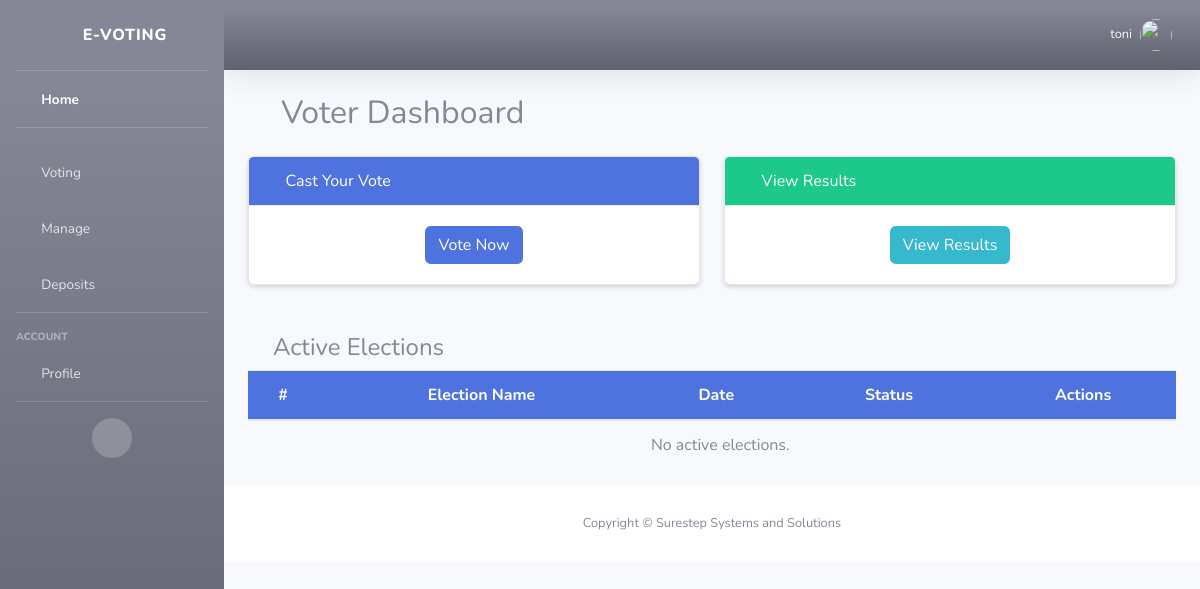
The page /voter_dashboard (signed in) on the database as committed earlier.
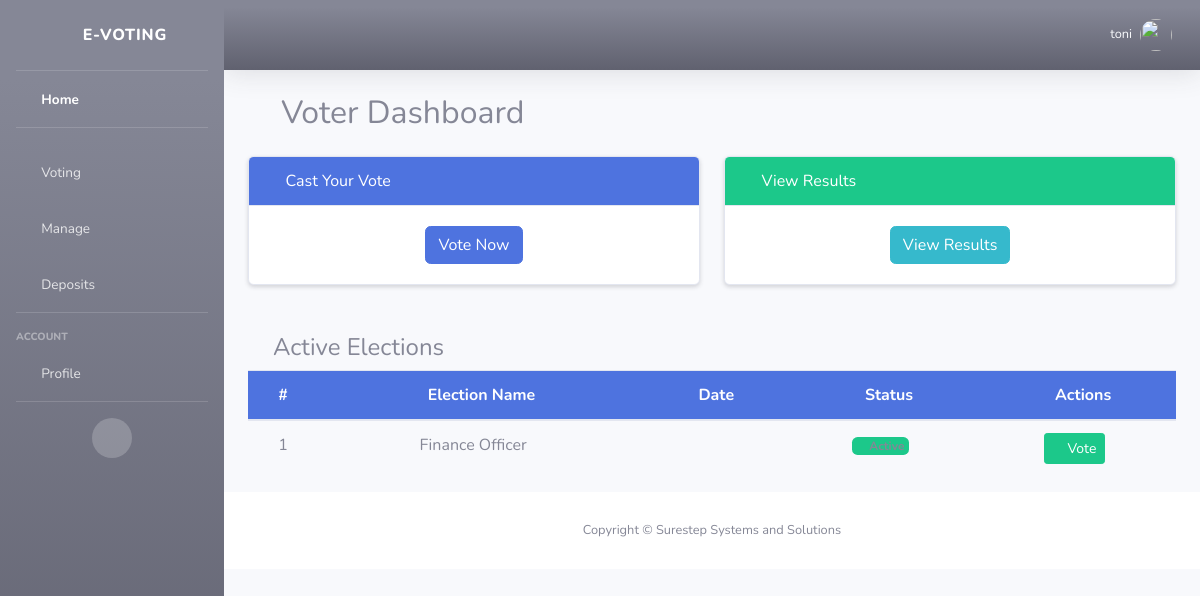
The same page on the database as committed later.
### webapp/models.py (models this page shows, shortened)
class Election(models.Model):
    STATUS_CHOICES = [
        ('pending', 'Pending'),
        ('active', 'Active'),
    ]
    name = models.CharField(max_length=255, unique=True)
    date = models.DateField()
    created_at = models.DateTimeField(default=timezone.now)
    status = models.CharField(max_length=10, choices=STATUS_CHOICES, default='pending')

### webapp/views.py (the view)
# urls.py: path("voter_dashboard", views.voter_dashboard, name='voter_dashboard'),
@login_required
def voter_dashboard(request):
    elections = Election.objects.filter(status="active")
    return render(request, "voter_dashboard.html", {"elections": elections})

### webapp/templates/voter_dashboard.html (shortened to what this page needs)
{% extends 'base.html' %}
{% load static %}
{% block content %}
<div class="container mt-4">
    <h2 class="mb-4"><i class="fas fa-user"></i> Voter Dashboard</h2>
    <div class="row">
        <div class="col-md-6">
            <div class="card shadow-sm">
                <div class="card-header bg-primary text-white"><i class="fas fa-vote-yea"></i> Cast Your Vote</div>
                <div class="card-body text-center">
                    <a href="{% url 'vote' %}" class="btn btn-primary">Vote Now</a>
                </div>
            </div>
        </div>
        <div class="col-md-6">
            <div class="card shadow-sm">
                <div class="card-header bg-success text-white"><i class="fas fa-chart-bar"></i> View Results</div>
                <div class="card-body text-center">
                    <a href="{% url 'result' %}" class="btn btn-info">View Results</a>
                </div>
            </div>
        </div>
    </div>
    <h4 class="mt-5"><i class="fas fa-chart-line"></i> Active Elections</h4>
    <div class="table-responsive">
        <table class="table table-hover text-center align-middle">
            <thead class="bg-primary text-white">
                <tr>
                    <th>#</th>
                    <th><i class="fas fa-poll"></i> Election Name</th>
                    <th><i class="fas fa-calendar-alt"></i> Date</th>
                    <th><i class="fas fa-info-circle"></i> Status</th>
                    <th><i class="fas fa-tools"></i> Actions</th>
                </tr>
            </thead>
            <tbody>
                {% for election in elections %}
                <tr>
                    <td>{{ forloop.counter }}</td>
                    <td>{{ election.name }}</td>
                    <td>{{ election.election_date }}</td>
                    <td>
                        {% if election.status == 'pending' %}
                        <span class="badge bg-warning text-dark"><i class="fas fa-clock"></i> Pending</span>
                        {% elif election.status == 'active' %}
                        <span class="badge bg-success"><i class="fas fa-check-circle"></i> Active</span>
                        {% else %}
                        <span class="badge bg-secondary"><i class="fas fa-flag-checkered"></i> Completed</span>
                        {% endif %}
                    </td>
                    <td>
                        {% if election.status == 'active' %}
                        <a href="{% url 'vote' %}?id={{ election.id }}" class="btn btn-success btn-sm">
                            <i class="fas fa-edit"></i> Vote
                        </a>
                        {% else %}
                        <button class="btn btn-secondary btn-sm" disabled>
                            <i class="fas fa-ban"></i> Closed
                        </button>
                        {% endif %}
                    </td>
                </tr>
                {% empty %}
                <tr>
                    <td colspan="5" class="text-center text-muted">
                        <i class="fas fa-info-circle"></i> No active elections.
                    </td>
                </tr>
                {% endfor %}
            </tbody>
        </table>
    </div>
</div>
{% endblock %}

Rows that differ between the two databases and show on the page:
added Election: name "Finance Officer", status "active" (drawn)
Other text that changed with them:
text no longer shown: "No active elections."
